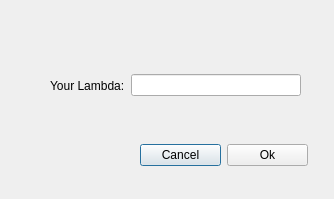
<?xml version="1.0" encoding="UTF-8"?>
<ui version="4.0">
    <class>ExponentialDialog</class>
    <widget class="QDialog" name="ExponentialDialog">
        <property name="geometry">
            <rect>
                <x>0</x>
                <y>0</y>
                <width>334</width>
                <height>199</height>
            </rect>
        </property>
        <property name="windowTitle">
            <string>Dialog</string>
        </property>
        <widget class="QWidget" name="layoutWidget">
            <property name="geometry">
                <rect>
                    <x>140</x>
                    <y>140</y>
                    <width>168</width>
                    <height>30</height>
                </rect>
            </property>
            <layout class="QHBoxLayout" name="horizontalLayout">
                <item>
                    <widget class="QPushButton" name="cancelButton">
                        <property name="text">
                            <string>Cancel</string>
                        </property>
                    </widget>
                </item>
                <item>
                    <widget class="QPushButton" name="okButton">
                        <property name="text">
                            <string>Ok</string>
                        </property>
                    </widget>
                </item>
            </layout>
        </widget>
        <widget class="QWidget" name="layoutWidget">
            <property name="geometry">
                <rect>
                    <x>50</x>
                    <y>70</y>
                    <width>251</width>
                    <height>31</height>
                </rect>
            </property>
            <layout class="QHBoxLayout" name="horizontalLayout_2">
                <item>
                    <widget class="QLabel" name="label">
                        <property name="text">
                            <string>Your Lambda:</string>
                        </property>
                    </widget>
                </item>
                <item>
                    <widget class="QLineEdit" name="lambdaBox"/>
                </item>
            </layout>
        </widget>
    </widget>
    <resources/>
    <connections/>
</ui>
